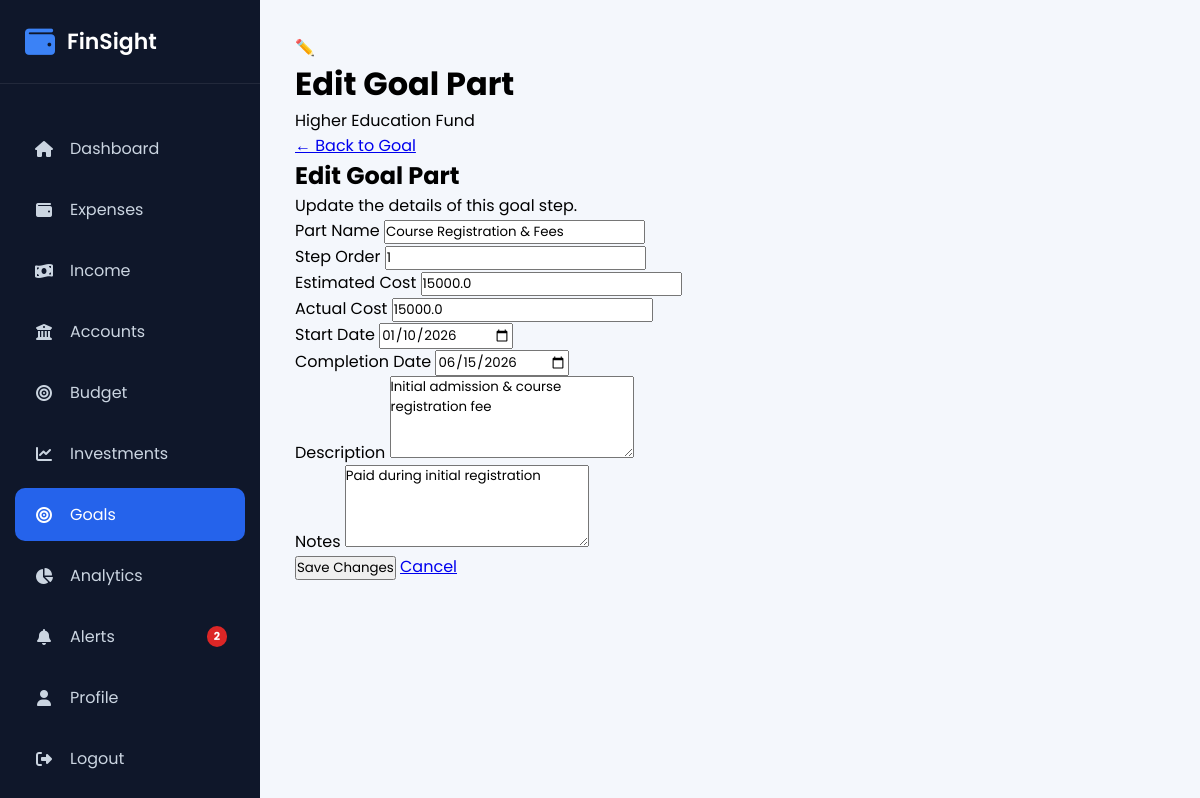
Page /goals/parts/edit/3 (signed in) on the committed database.
### models/goal.py (models this page shows, shortened)
class Goal(db.Model):
    __tablename__ = "goals"
    id = db.Column(
        db.Integer,
        primary_key=True
    )
    goal_name = db.Column(
        db.String(100),
        nullable=False
    )
    goal_type = db.Column(
        db.String(50),
        nullable=False
    )
    target_amount = db.Column(
        db.Float,
        nullable=False,
        default=0
    )
    current_amount = db.Column(
        db.Float,
        nullable=False,
        default=0
    )
    target_date = db.Column(
        db.Date,
        nullable=False
    )
    category = db.Column(
        db.String(50),
        nullable=False
    )
    priority = db.Column(
        db.String(20),
        nullable=False,
        default="Medium"
    )
    status = db.Column(
        db.String(30),
        nullable=False,
        default="In Progress"
    )
    notes = db.Column(
        db.Text
    )
    created_at = db.Column(
        db.DateTime,
        default=datetime.utcnow
    )
    updated_at = db.Column(
        db.DateTime,
        default=datetime.utcnow,
        onupdate=datetime.utcnow
    )
    user_id = db.Column(
        db.Integer,
        db.ForeignKey("users.id"),
        nullable=False
    )
    expenses = db.relationship(
        "Expense",
        back_populates="goal",
        lazy=True
    )

### models/goal_part.py (models this page shows)
class GoalPart(db.Model):
    __tablename__ = "goal_parts"
    id = db.Column(
        db.Integer,
        primary_key=True
    )
    goal_id = db.Column(
        db.Integer,
        db.ForeignKey("goals.id"),
        nullable=False
    )
    part_name = db.Column(
        db.String(200),
        nullable=False
    )
    step_order = db.Column(
        db.Integer,
        default=1
    )
    description = db.Column(
        db.Text,
        nullable=True
    )
    estimated_cost = db.Column(
        db.Float,
        default=0
    )
    actual_cost = db.Column(
        db.Float,
        default=0
    )
    start_date = db.Column(
        db.Date,
        nullable=True
    )
    completion_date = db.Column(
        db.Date,
        nullable=True
    )
    status = db.Column(
        db.String(50),
        default="Pending"
    )
    notes = db.Column(
        db.Text,
        nullable=True
    )
    created_at = db.Column(
        db.DateTime,
        default=datetime.utcnow
    )
    goal = db.relationship(
        "Goal",
        backref=db.backref(
            "parts",
            lazy=True,
            cascade="all, delete-orphan"
        )
    )

### routes/goal.py (the view, shortened to what this page needs)
@goal.route(
    "/goals/parts/edit/<int:part_id>",
    methods=["GET", "POST"]
)
@login_required
def edit_goal_part(part_id):
    part = GoalPart.query.get_or_404(part_id)
    goal_data = Goal.query.filter_by(
        id=part.goal_id,
        user_id=current_user.id
    ).first_or_404()
    return render_template(
    "edit_goal_part.html",
    goal=goal_data,
    part=part
)

### app.py (called while the page is built)
@login_manager.user_loader
def load_user(user_id):
    return User.query.get(int(user_id))

@app.context_processor
def inject_global_vars():
    if current_user.is_authenticated:
        unread_count = FinancialAlert.query.filter_by(user_id=current_user.id, is_read=False).count()
        return dict(unread_alerts_count=unread_count)
    return dict(unread_alerts_count=0)

### templates/edit_goal_part.html (shortened to what this page needs)
{% extends "layout.html" %}
{% block content %}
<div class="goal-details-page">
    <div class="goal-details-header">
        <div class="goal-details-title-row">
            <span class="goal-details-icon">
                ✏️
            </span>
            <div>
                <h1>
                    Edit Goal Part
                </h1>
                <p class="goal-subtitle">
                    {{ goal.goal_name }}
                </p>
            </div>
        </div>
        <a
            href="{{ url_for(
                'goal.goal_details',
                id=goal.id
            ) }}"
            class="back-goals-btn"
        >
            ← Back to Goal
        </a>
    </div>
    <div class="details-card">
        <div class="details-card-header">
            <div>
                <h2>
                    Edit Goal Part
                </h2>
                <p>
                    Update the details of this goal step.
                </p>
            </div>
        </div>
        <form
            method="POST"
            action="{{ url_for(
                'goal.edit_goal_part',
                part_id=part.id
            ) }}"
            class="part-form"
        >
            <div class="part-form-grid">
                <div class="form-group">
                    <label>
                        Part Name
                    </label>
                    <input
                        type="text"
                        name="part_name"
                        value="{{ part.part_name or '' }}"
                        required
                    >
                </div>
                <div class="form-group">
                    <label>
                        Step Order
                    </label>
                    <input
                        type="number"
                        name="step_order"
                        value="{{ part.step_order or 1 }}"
                        min="1"
                        required
                    >
                </div>
                <div class="form-group">
                    <label>
                        Estimated Cost
                    </label>
                    <input
                        type="number"
                        name="estimated_cost"
                        value="{{ part.estimated_cost or 0 }}"
                        min="0"
                        step="0.01"
                    >
                </div>
                <div class="form-group">
                    <label>
                        Actual Cost
                    </label>
                    <input
                        type="number"
                        name="actual_cost"
                        value="{{ part.actual_cost or 0 }}"
                        min="0"
                        step="0.01"
                    >
                </div>
                <div class="form-group">
                    <label>
                        Start Date
                    </label>
                    <input
                        type="date"
                        name="start_date"
                        value="{% if part.start_date %}{{ part.start_date.strftime('%Y-%m-%d') }}{% endif %}"
                    >
                </div>
                <div class="form-group">
                    <label>
                        Completion Date
                    </label>
                    <input
                        type="date"
                        name="completion_date"
                        value="{% if part.completion_date %}{{ part.completion_date.strftime('%Y-%m-%d') }}{% endif %}"
                    >
                </div>
                <div class="form-group full-width">
                    <label>
                        Description
                    </label>
                    <textarea
                        name="description"
                        rows="4"
                        placeholder="Describe this step"
                    >{{ part.description or '' }}</textarea>
                </div>
                <div class="form-group full-width">
                    <label>
                        Notes
                    </label>
                    <textarea
                        name="notes"
                        rows="4"
                        placeholder="Additional notes"
                    >{{ part.notes or '' }}</textarea>
                </div>
            </div>
            <div class="part-form-actions">
                <button
                    type="submit"
                    class="save-part-btn"
                >
                    Save Changes
                </button>
                <a
                    href="{{ url_for(
                        'goal.goal_details',
                        id=goal.id
                    ) }}"
                    class="cancel-part-btn"
                >
                    Cancel
                </a>
            </div>
        </form>
    </div>
</div>
{% endblock %}

### static/css/layout.css (style rules this page uses)
* { margin:0; padding:0; box-sizing:border-box; font-family:'Poppins',sans-serif; }
body { background:#f4f7fc; }

### rows in the picture
Goal: goal_name "Higher Education Fund"
GoalPart: part_name "Course Registration & Fees", step_order "1", estimated_cost "15000.0", actual_cost "15000.0", start_date "01/10/2026", completion_date "06/15/2026", description "Initial admission & course registration fee", notes "Paid during initial registration"

### other values in the picture
{{ unread_alerts_count }} "2"
